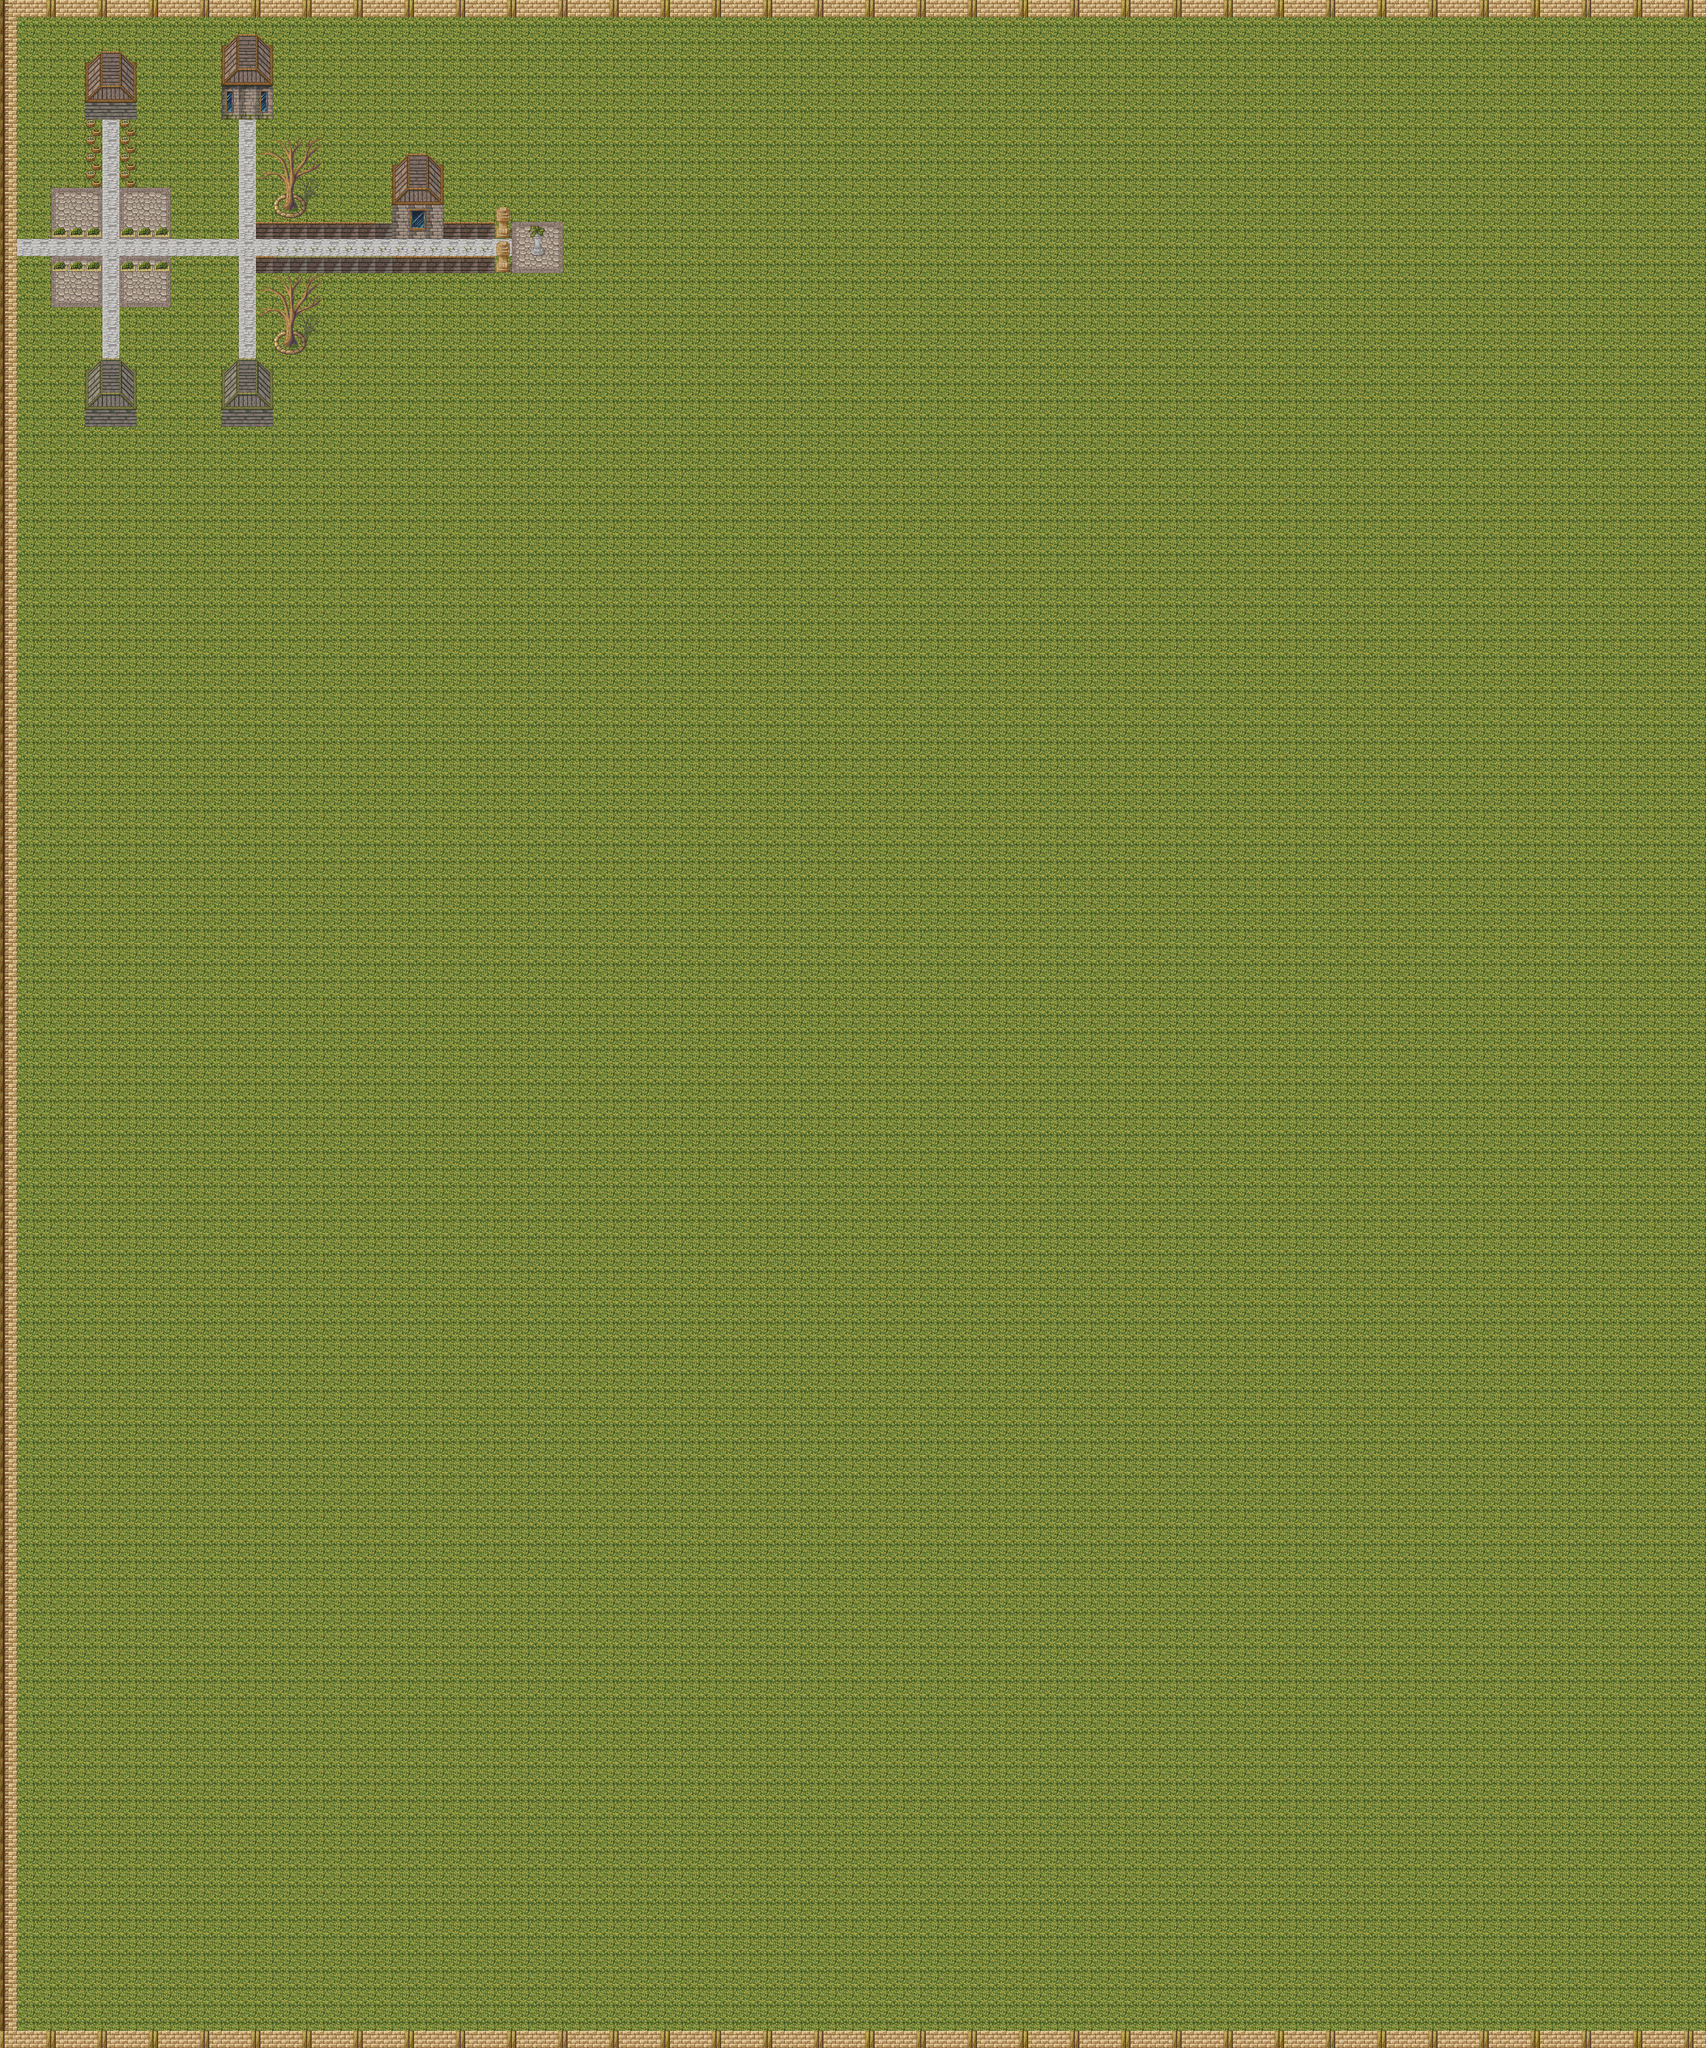

This is a level from a 2D game, rendered from its Tiled map with the project's own tilesets. A one-line summary and the map file follow, with tile-layer data summarised:
An orthogonal 100x120 tile map with 32x32 px tiles, 2 tile layers (ground, infrastructure) and 7 objects (A16, B14, A19, A23).

<map version="1.9" tiledversion="1.9.2" orientation="orthogonal" renderorder="right-down" width="100" height="120" tilewidth="32" tileheight="32" infinite="0" nextlayerid="7" nextobjectid="12">
 <tileset firstgid="1" name="ground" tilewidth="32" tileheight="32" tilecount="360" columns="8">
  <image source="../images/magecity.png" width="256" height="1450" />
 </tileset>
 <layer id="1" name="ground" width="100" height="120">
  <data>[12000 cells, 12000 non-empty, 21 distinct tile ids]</data>
 </layer>
 <layer id="4" name="infrastructure" width="100" height="120">
  <data>[12000 cells, 204 non-empty, 53 distinct tile ids]</data>
 </layer>
 <objectgroup id="5" name="stations">
  <object id="3" name="A16" x="165" y="106" width="91" height="117" />
  <object id="4" name="B14" x="417" y="90" width="96" height="133" />
  <object id="5" name="A19" x="168" y="691" width="86" height="110" />
  <object id="6" name="A23" x="424" y="678" width="86" height="119" />
 </objectgroup>
 <objectgroup id="6" name="obstacles" visible="0">
  <object id="7" x="483" y="419" width="253" height="27" />
  <object id="8" x="712" y="562" height="1" />
  <object id="11" x="482" y="481" width="443" height="28" />
 </objectgroup>
</map>
